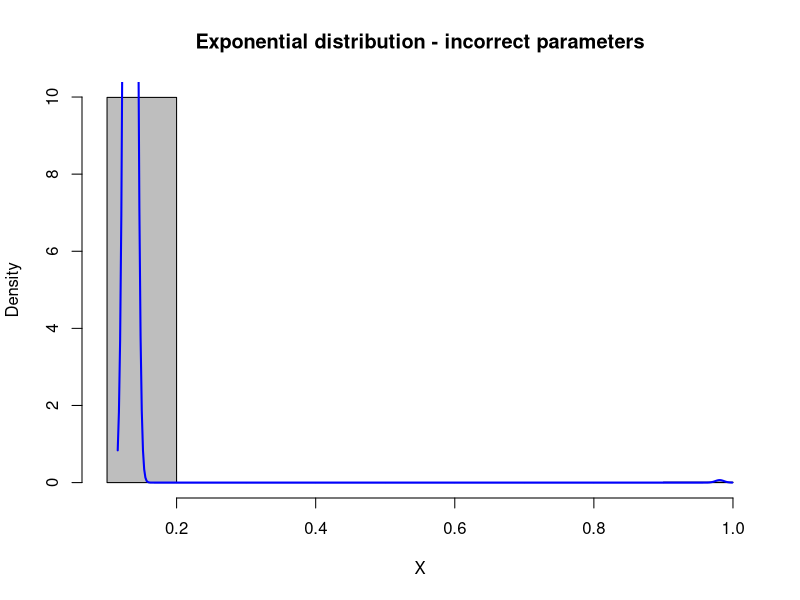
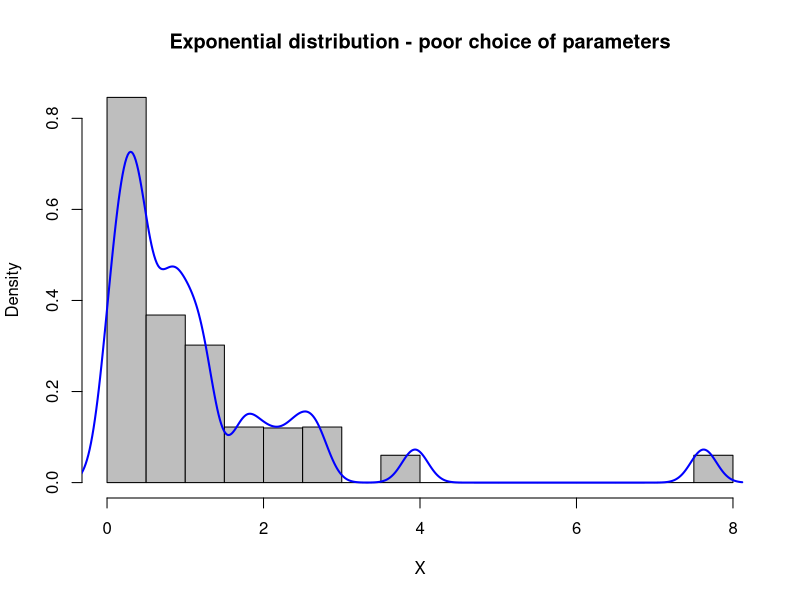
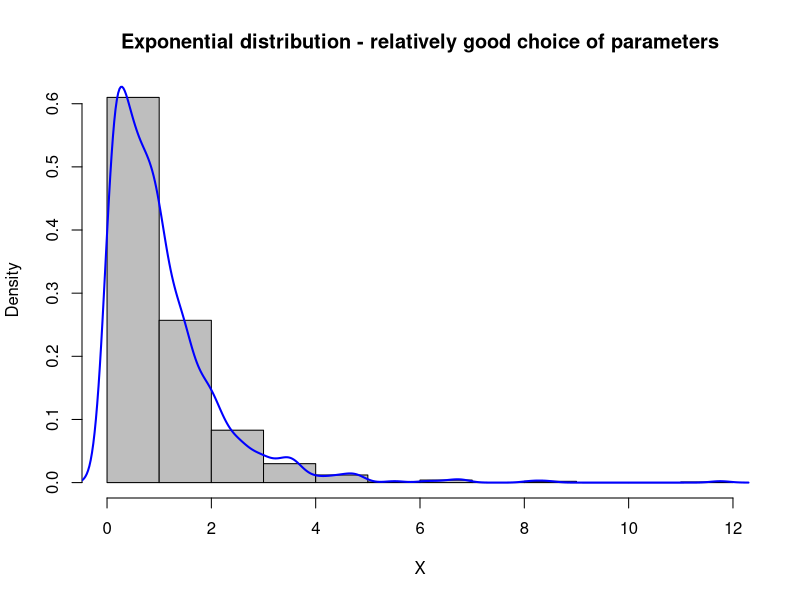
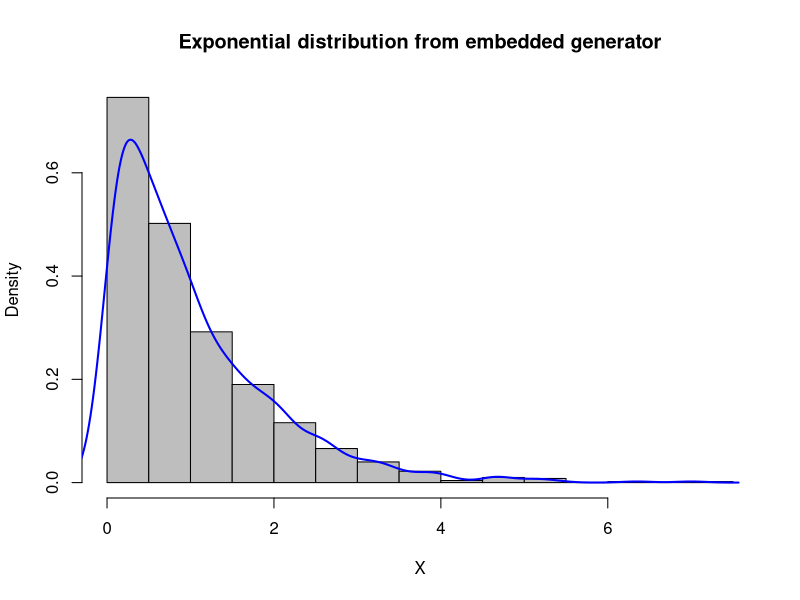
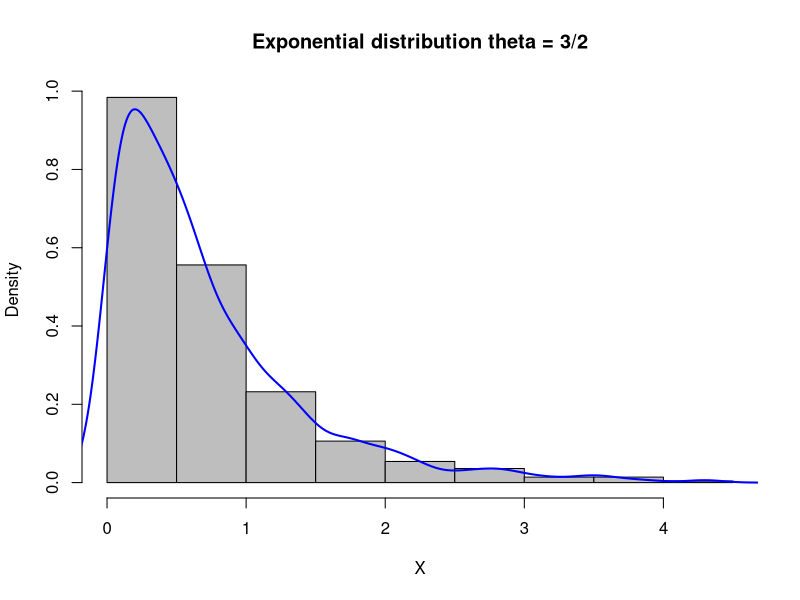
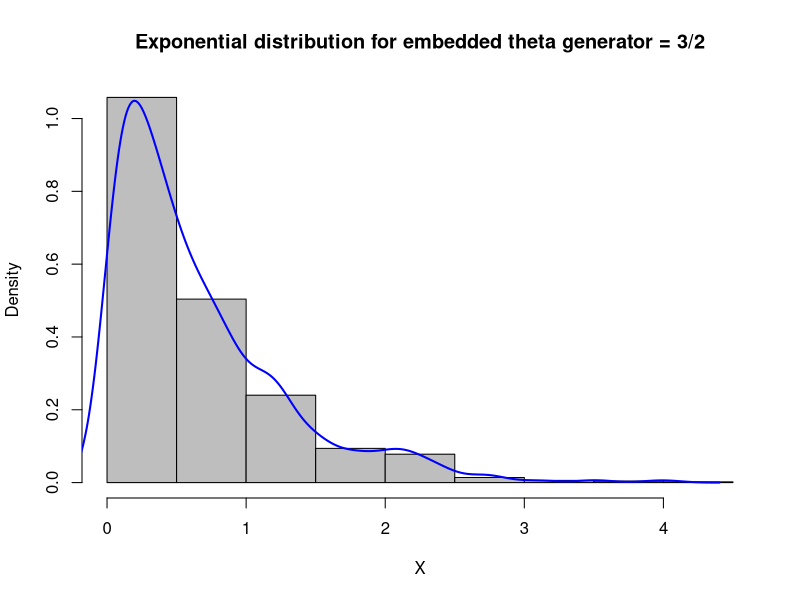
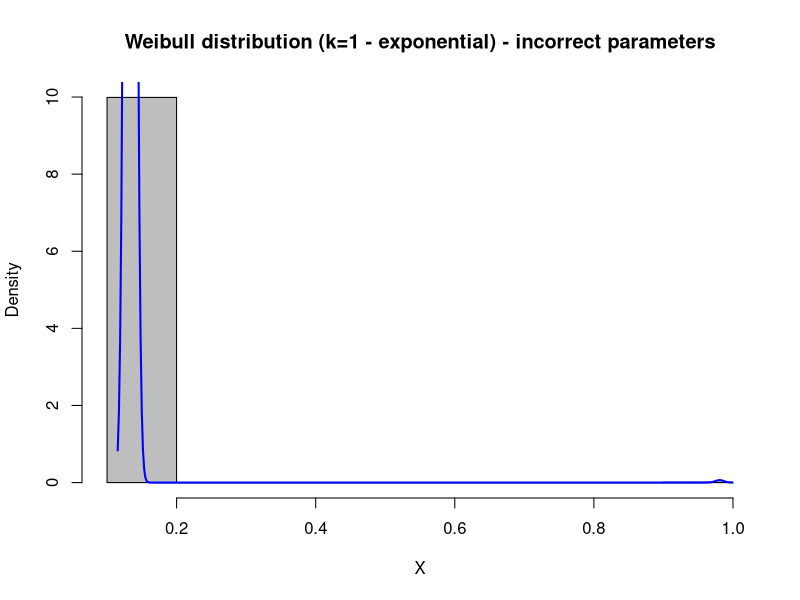
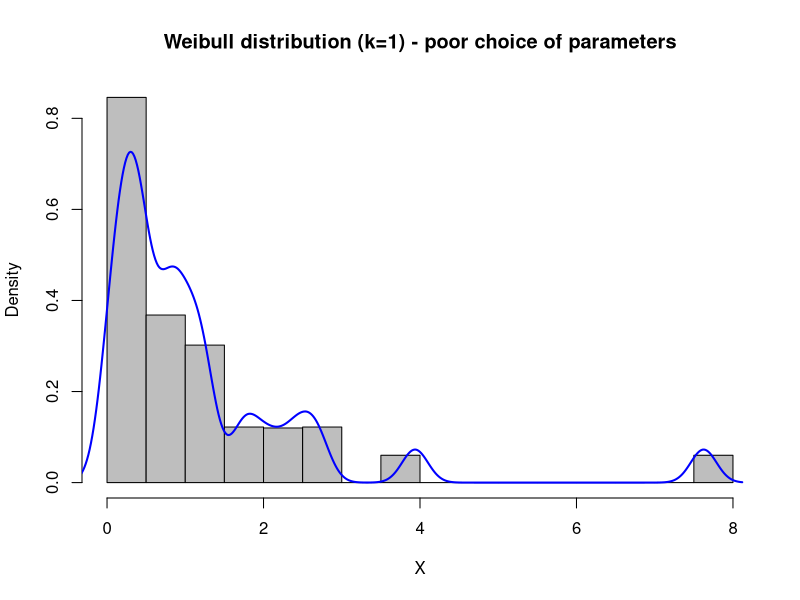

These charts were generated, in order, by the following R code:
## ---- chunk 1
knitr::opts_chunk$set(echo = FALSE)
## ---- chunk 2
valid <- c(2^31 - 1, 16807, 24, 1)
badvalid <- c(2^11+1, 64, 73,1)
nonvalid <- c(8,2,1,1)


lcgen <- function(n, m, a, c, x){
  
  gen <- vector(length = n)
  
  for (i in 1:n){
    x <- (a * x + c) %% m
    gen[i] <- x/m
  }
  
  return(gen)
}
gcd <- function(x,y) {
  r <- x%%y;
  return(ifelse(r, gcd(y, r), y))
}
prime_division <- function(x,y){
  is_prime <- function(n) n == 2L || all(n %% 2L:max(2,floor(sqrt(n))) != 0)
  
  div <- c(1:(y-1))
  divisors <- div[x %% div == 0]
  
  primes <- c()
  for (i in 1:length(divisors)){
    if (is_prime(divisors[i])==TRUE){
      if ((y-1) %% divisors[i] == 0){
        
        primes <- c(primes, TRUE)
      
      } else {
        print(divisors[i])
        primes <- c(primes, FALSE)
      }
    }
  }
  return(primes)
}
four_division <- function(x,y){
  if (((x %% 4 == 0) & ((y-1) %% 4 == 0)) | ((x %% 4 != 0) & ((y-1) %% 4 != 0))){
    return(TRUE)
  } else {
    return(FALSE)
  }
}
multiplication <- function(x,y){
  if (y %% (x^(y-1)) != 0){
    return(TRUE)
  } else {
    return(FALSE)
  }
}
multi_multiplication <- function(x,y){
  info <- c()
  for (i in 1:(x-2)){
    if (y %% (x^i - 1) == 0){
      info <- c(info, FALSE)
    } else {
      info <- c(info, TRUE)
    }
  }
  return(info)
}
check_assumptions <- function(m,a,c){
  if (c != 0){
    if (gcd(c,m) == 1){
      if (all(prime_division(m, a))==TRUE){
        if (four_division(m, a)==TRUE){
          return("Assumptions met!")
        }
        else{
          return("Error: the number m divisible by 4, but (a-1) is not!")
        }
      } else {
        return("Error: not every first number dividing m also divides a-1!")
      }
    } else {
      return("Error: the numbers c and m are not relatively prime!")
    }
  } else if (c == 0){
    if (multiplication(m, a)==TRUE){
      if (all(multi_multiplication(m,a))==TRUE){
        return("Assumptions met!")
      } else {
        return("Error: the number a^j - 1 is a multiple of m for some j!")
      }
    } else {
      return("Error: the number a^(m-1) is a multiple of m!")
    }
  } else {
    return("The case has not been served!")
  }
}
## ---- chunk 3
exp_rand <- function(N,theta,m=valid[1], a=valid[2], c=valid[3], x=valid[4], mode="self"){
  if (check_assumptions(m,a,c) == 'Assumptions met!' & mode=="self"){
    U <- lcgen(N,m,a,c,x)
    X <- -1/theta*log(U)

  }
  else if (check_assumptions(m,a,c) != 'Assumptions met!' & mode=="self"){
    print("Values for assumptions incorrect!")
    U <- lcgen(N,m,a,c,x)
    X <- -1/theta*log(U)

  }
  else {
    U <- runif(N)
    X <- -1/theta*log(U)
  }
  return(X)
}

## ---- chunk 4
plot_and_check <- function(X, theta, title){
  hist(X, prob=TRUE, col="grey", main=title)
  lines(density(X), col="blue", lwd=2)
  
  mean = 1/theta
  median = log(2)/theta
  var = 1/(theta^2)
  std = sqrt(var)
  
  mean_x = mean(X)
  median_x = median(X)
  var_x = var(X)
  std_x = sqrt(var_x)
  
  t <- c(mean, median, var, std)
  p <- c(mean_x, median_x, var_x, std_x)
  
  print("Theoretical values:")
  print(paste("Average: ", mean, ", Median: ", median))
  print(paste("Variance: ", var, ", STD: ", std))
  print("Wartości wygenerowane:")
  print(paste("Average: ", mean_x, ", Median: ", median_x))
  print(paste("Variance: ", var_x, ", STD: ", std_x))
  }
## ---- chunk 5
exp <- exp_rand(N=1000, theta=1, m=nonvalid[1], a=nonvalid[2], c=nonvalid[3], x=nonvalid[4])
plot_and_check(exp, theta=1, "Exponential distribution - incorrect parameters")
## ---- chunk 6
exp <- exp_rand(N=1000, theta=1, m=badvalid[1], a=badvalid[2], c=badvalid[3], x=badvalid[4])
plot_and_check(exp, theta=1, title= "Exponential distribution - poor choice of parameters")
## ---- chunk 7
exp <- exp_rand(N=1000, theta=1, m=valid[1], a=valid[2], c=valid[3], x=valid[4])
plot_and_check(exp, theta=1, title = "Exponential distribution - relatively good choice of parameters")
## ---- chunk 8
exp <- rexp(1000, rate=1)
plot_and_check(exp, theta=1, title="Exponential distribution from embedded generator")
## ---- chunk 9
exp6 <- exp_rand(N=1000, theta=3/2, mode="implemented")
plot_and_check(exp6, theta=3/2, title = "Exponential distribution theta = 3/2")
## ---- chunk 10
exp7 <- rexp(1000, rate=3/2)
plot_and_check(exp7, theta=3/2, title= "Exponential distribution for embedded theta generator = 3/2")
## ---- chunk 11
weibull_rand <- function(N,theta,k,m=valid[1], a=valid[2], c=valid[3], x=valid[4], mode="self"){
  if (check_assumptions(m,a,c) == 'Assumptions met!' & mode=="self"){
    U <- lcgen(N,m,a,c,x)
    X <- abs(theta)*(-log(U))^(1/k)

  }
  else if (check_assumptions(m,a,c) != 'Assumptions met!' & mode=="self"){
    print("Values for assumptions incorrect!")
    U <- lcgen(N,m,a,c,x)
    X <- abs(theta)*(-log(U))^(1/k)

  }
  else {
    U <- runif(N)
    X <- abs(theta)*(-log(U))^(1/k)

  }
  return(X)
}

## ---- chunk 12
plot_and_check_weibull <- function(X, theta, k, title){
  hist(X, prob=TRUE, col="grey", main=title)
  lines(density(X), col="blue", lwd=2)
  
  mean = theta*gamma(1+1/k)
  median = theta*log(2)^(1/k)
  var = theta^2 * gamma(1+2/k) - (theta*gamma(1+1/k))^2
  std = sqrt(var)
  
  mean_x = mean(X)
  median_x = median(X)
  var_x = var(X)
  std_x = sqrt(var_x)
  
  t <- c(mean, median, var, std)
  p <- c(mean_x, median_x, var_x, std_x)
  
  print("Theoretical values:")
  print(paste("Average: ", mean, ", Median: ", median))
  print(paste("Variance: ", var, ", STD: ", std))
  print("Generated values:")
  print(paste("Average: ", mean_x, ", Median: ", median_x))
  print(paste("Variance: ", var_x, ", STD: ", std_x))
  
  }
## ---- chunk 13
weib <- weibull_rand(N=1000, theta=1, k=1, m=nonvalid[1], a=nonvalid[2], c=nonvalid[3], x=nonvalid[4])
plot_and_check_weibull(weib, theta=1, k =1, title = "Weibull distribution (k=1 - exponential) - incorrect parameters")
## ---- chunk 14
weib <- weibull_rand(N=1000, theta=1, k =1, m=badvalid[1], a=badvalid[2], c=badvalid[3], x=badvalid[4])
plot_and_check_weibull(weib, theta=1, k=1, title= "Weibull distribution (k=1) - poor choice of parameters")
## ---- chunk 15
weib <- weibull_rand(N=1000, theta=1, k=1, m=valid[1], a=valid[2], c=valid[3], x=valid[4])
plot_and_check_weibull(weib, theta=1, k=1, title = "Weibull distribution (k=1) - relatively good choice of parameters")
## ---- chunk 16
exp <- rweibull(1000, scale=1, shape=1)
plot_and_check_weibull(exp, theta=1, k=1,title="Weibull distribution from embedded generator (for k=1)")
## ---- chunk 17
weib <- weibull_rand(N=1000, theta=2, k=2, mode="implemented")
plot_and_check_weibull(weib, theta=2, k=2, title = "Weibull distribution (k=2) theta = 2")
## ---- chunk 18
w2 <- rweibull(1000, scale=2, shape=2)
plot_and_check_weibull(w2, theta=2, k=2,title="Weibull distribution from embedded generator (for k=2)")
## ---- chunk 19
arcsin_rand <- function(N,m=valid[1], a=valid[2], c=valid[3], x=valid[4], mode="self"){
  if (check_assumptions(m,a,c) == 'Assumptions met!' & mode=="self"){
    U <- lcgen(N,m,a,c,x)
    X <- 1/2 - 1/2*cos(U*pi)
  }
  else if (check_assumptions(m,a,c) != 'Assumptions met!' & mode=="self"){
    print("Values for assumptions incorrect!")
    U <- lcgen(N,m,a,c,x)
    X <- 1/2 - 1/2*cos(U*pi)
  } else {
    U <- runif(N)
    X <- 1/2 - 1/2*cos(U*pi)
    
  }
  return(X)
}

## ---- chunk 20
plot_and_check_arcsin <- function(X, theta, k, title){
  hist(X, prob=TRUE, col="grey", main=title)
  lines(density(X), col="blue", lwd=2)
  
  mean = 1/2
  median = 1/2
  var = 1/8
  std = sqrt(var)
  
  mean_x = mean(X)
  median_x = median(X)
  var_x = var(X)
  std_x = sqrt(var_x)
  
  t <- c(mean, median, var, std)
  p <- c(mean_x, median_x, var_x, std_x)
  
  print("Theoretical values:")
  print(paste("Average: ", mean, ", Median: ", median))
  print(paste("Variance: ", var, ", STD: ", std))
  print("Generated values:")
  print(paste("Average: ", mean_x, ", Median: ", median_x))
  print(paste("Variance: ", var_x, ", STD: ", std_x))
  
  }
## ---- chunk 21
arc <- arcsin_rand(N=1000, mode="implemented")
plot_and_check_arcsin(arc, title = "Arcus sine distribution N=1000")
## ---- chunk 22
arc <- arcsin_rand(N=10, mode="implemented")
plot_and_check_arcsin(arc, title = "Arcus sine distribution N=10")
## ---- chunk 23
arc <- arcsin_rand(N=10000, mode="implemented")
plot_and_check_arcsin(arc, title = "Arcus sine distribution N=10000")
## ---- chunk 24
normal_double <- function(N,m=valid[1], a=valid[2], c=valid[3], x=valid[4], mode="self"){
  if ((check_assumptions(m,a,c) == 'Assumptions met!' & mode == "self") | mode != "self"){
    X <- c()
    i <- 0
    while(length(X) < N){
      i <- i+1
      if (mode == "self"){
        U <- lcgen(4,m,a,c,x+i)
      } else {
        U <- runif(4)
      }    
      U1 <- U[2]
      U2 <- U[3]
      U3 <- U[4]
      
      tmp <- -log(U1)
      if (U2 > exp(-0.5*(tmp-1)^2)){
        next
      }else if (U3 <= 0.5){
        tmp <- -tmp
      }  
      
      X <- append(X,tmp)
    }
    return(X)
    }else{
      print("Values for assumptions incorrect!")
      return(0)
    }
  }
## ---- chunk 25
plot_and_check_normal <- function(X, title){
  hist(X, prob=TRUE, col="grey", main=title)
  lines(density(X), col="blue", lwd=2)
  
  mean = 0
  median = 0
  var = 1
  std = 1
  
  mean_x = mean(X)
  median_x = median(X)
  var_x = var(X)
  std_x = sqrt(var_x)
  
  t <- c(mean, median, var, std)
  p <- c(mean_x, median_x, var_x, std_x)
  
  print("Theoretical values:")
  print(paste("Average: ", mean, ", Median: ", median))
  print(paste("Variance: ", var, ", STD: ", std))
  print("Generated values:")
  print(paste("Average: ", mean_x, ", Median: ", median_x))
  print(paste("Variance: ", var_x, ", STD: ", std_x))
  
  }
## ---- chunk 26
nor <- normal_double(N=1000, mode="implemented")
plot_and_check_normal(nor, title = "Standard normal distribution generated by double exponential method")
## ---- chunk 27
nor <- rnorm(n=1000)
plot_and_check_normal(nor, title = "Standard normal distribution generated by embedded generator")
## ---- chunk 28
normal_box <- function(N,m=valid[1], a=valid[2], c=valid[3], x=valid[4], mode="self"){
  if ((check_assumptions(m,a,c) == 'Assumptions met!' & mode == "self") | mode != "self"){
    X <- c()
    i <- 0
    while(length(X) < N){
      i <- i+1
      if (mode=="self"){
        U <- lcgen(3,m,a,c,x+i)
      } else{
        U <- runif(3)
      }    
      U1 <- U[2]
      U2 <- U[3]
      R <- -2*log(U1)
      V <- 2*pi*U2
      
      Z1 <- sqrt(R)*cos(V)
      Z2 <- sqrt(R)*sin(V)
      
      
      X <- append(X,c(Z1,Z2))
    }
    return(X)
    }else{
      print("Values for assumptions incorrect!")
      return(0)
    }
  }
## ---- chunk 29
box <- normal_box(N=1000, mode="implemented")
plot_and_check_normal(box, title = "Standard normal distribution generated by the Box-Muller method")
## ---- chunk 30
poisson <- function(N,theta,m=valid[1], a=valid[2], c=valid[3], x=valid[4], mode="self"){
  if ((check_assumptions(m,a,c) == 'Assumptions met!' & mode == "self") | mode != "self"){
    X <- c()
    i <- 0
    while(length(X) < N){
      p <- exp(-theta)
      Fd <- p
      Nbig <- 0
      
      i <- i+1
      if (mode == "self"){
        U <- lcgen(2,m,a,c,x+i)
      }else{
        U <- runif(2)
      }      
      U1 <- U[2]
      while (U1 > Fd){
        Nbig <- Nbig + 1
        p <- p*theta/Nbig
        Fd <- Fd + p
        }
      X <- append(X,Nbig)
      }
    return(X)
    }else{
      print("Values for assumptions incorrect!")
      return(0)
    }
}
## ---- chunk 31
plot_and_check_poiss <- function(X, theta,title){
  hist(X, prob=TRUE, col="grey", main=title)
  lines(density(X), col="blue", lwd=2)
  
  mean = theta
  median = (theta + 1/3 - 0.02/theta)
  var = theta
  std = 1
  
  mean_x = mean(X)
  median_x = median(X)
  var_x = var(X)
  std_x = sqrt(var_x)
  
  t <- c(mean, median, var, std)
  p <- c(mean_x, median_x, var_x, std_x)
  
  print("Theoretical values:")
  print(paste("Average: ", mean, ", Median: ", median))
  print(paste("Variance: ", var, ", STD: ", std))
  print("Generated values:")
  print(paste("Average: ", mean_x, ", Median: ", median_x))
  print(paste("Variance: ", var_x, ", STD: ", std_x))
  
  }
## ---- chunk 32
pois <- poisson(N=1000,theta=1, mode="implemented")
plot_and_check_poiss(pois, theta=1, title = "Poisson distribution with theta=1 for N=1000")
## ---- chunk 33
pois <- rpois(1000,1)
plot_and_check_poiss(pois, theta=1, title = "Poisson distribution with theta=1 for N=1000")
## ---- chunk 34
pois <- poisson(N=1000,theta=2, mode="implemented")
plot_and_check_poiss(pois, theta=2, title = "Poisson distribution with theta=2 for N=1000")
## ---- chunk 35
pois <- poisson(N=1000,theta=3, mode="implemented")
plot_and_check_poiss(pois, theta=3, title = "Poisson distribution with theta=3 for N=1000")
## ---- chunk 36
pois <- poisson(N=1000,theta=4, mode="implemented")
plot_and_check_poiss(pois, theta=4, title = "Poisson distribution with theta=4 for N=1000")
## ---- chunk 37
#---------------SIMULATION OF SYSTEM OPERATION TIME------------------------
#Theoretical reliability
r <- function(t){
  p1 = 1-pweibull(t,shape=3,scale=30)
  p2 = 1-pexp(t,0.05)
  p3 = 1-pexp(t,0.1)
  p4 = 1-pweibull(t,shape=2,scale=50)

  p1*(p2 + p3 - p2*p3)*p4
}

symulacja<-function(n){
  z <- c()
  x1 <- weibull_rand(N=n, theta=30,k=3, mode="implemented")
  x2 <- exp_rand(N=n, theta=0.05, mode="implemented")
  x3 <- exp_rand(N=n, theta=0.1, mode="implemented")
  x4 <- weibull_rand(N=n, theta=50,k=2, mode="implemented")
  
  w <- c()
  wx1 <- rweibull(n,shape=3,scale=30)
  wx2 <- rexp(n,0.05)
  wx3 <- rexp(n,0.1)
  wx4 <- rweibull(n,shape=2,scale=50)
  
  
  for(i in 1:n){
    z[i]<- min(x1[i], max(x2[i],x3[i]),x4[i])
    w[i]<- min(wx1[i], max(wx2[i],wx3[i]),wx4[i])
  }
  
  #Srednia teoretyczna:
  teor <- integrate(r,0,Inf)
  print("Theoretical average: ")
  print(teor)
  #Z symulacji:
  print("Average empirical value from own generators: ")
  print(mean(z))
  print("Empirical average value from embedded generators: ")
  print(mean(w))
  hist(z, main='Life time histogram', ylab='Frequency')

}
## ---- chunk 38
symulacja(100)
## ---- chunk 39
symulacja(10000)
